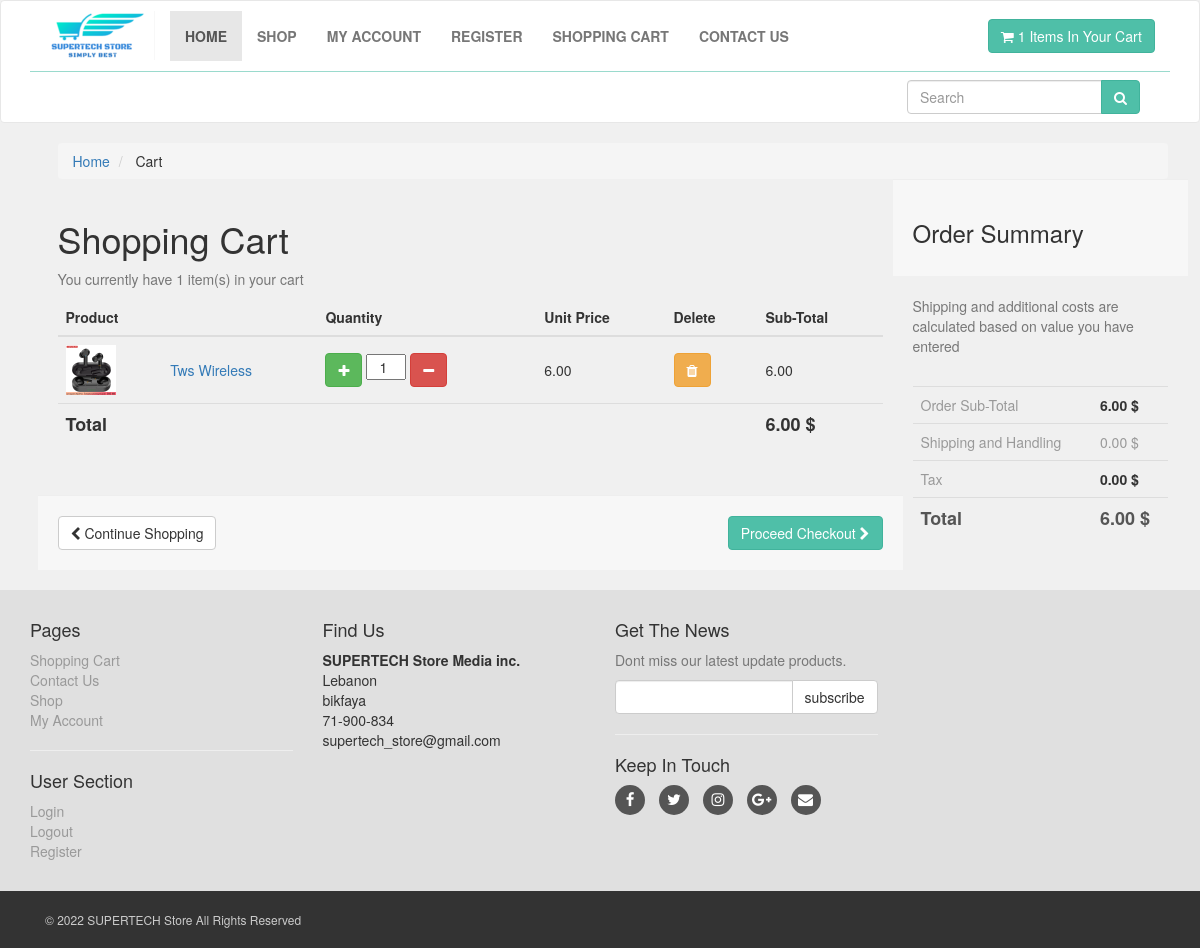
The page /cart.php (signed in) on the database its author committed.
### tables this page shows
CREATE TABLE IF NOT EXISTS `cart` (
  `id_cart` int NOT NULL AUTO_INCREMENT,
  `qte_cart` int NOT NULL,
  `id_pro` int UNSIGNED NOT NULL,
  `id_user` int UNSIGNED NOT NULL,
  PRIMARY KEY (`id_cart`),
  KEY `id_pro` (`id_pro`),
  KEY `id_user` (`id_user`)
);

CREATE TABLE IF NOT EXISTS `product` (
  `id_pro` int UNSIGNED NOT NULL AUTO_INCREMENT,
  `p_name` varchar(50) NOT NULL,
  `p_desc` varchar(255) NOT NULL,
  `p_qte` int NOT NULL,
  `p_price` double NOT NULL,
  `p_image` varchar(255) NOT NULL,
  `p_available` tinyint(1) NOT NULL,
  `id_cat` int UNSIGNED DEFAULT NULL,
  PRIMARY KEY (`id_pro`),
  KEY `id_cat` (`id_cat`)
);

### cart.php (the view, shortened to what this page needs)
<!DOCTYPE html>
<html lang="en">
<head>
    <link rel="stylesheet" href="styles/bootstrap-337.min.css">
    <link rel="stylesheet" href="font-awsome/css/font-awesome.min.css">
    <link rel="stylesheet" href="styles/style.css">
</head>
<body>
 <div id="navbar" class="navbar navbar-default">
       <div class="container">
           <div class="navbar-header">
               <a href="index.php" class="navbar-brand home">
                   <img src="images/logoTech.png" alt="SUPERTECH Store Logo" >
               </a>
           </div>
           <div class="navbar-collapse collapse" id="navigation">
               <div class="padding-nav">
                   <ul class="nav navbar-nav left">
                       <li class="active">
                           <a href="index.php">Home</a>
                       </li>
                       <li>
                           <a href="shop.php">Shop</a>
                       </li>
                       <li>
                           <a href="customer/my_account.php">My Account</a>
                       </li>
					    <li>
                           <a href="customer_register.php">Register</a>
                       </li>
                       <li>
                           <a href="cart.php">Shopping Cart</a>
                       </li>
                       <li>
                           <a href="contact.php">Contact Us</a>
                       </li>
                   </ul>
               </div>
               <a href="cart.php" class="btn navbar-btn btn-primary right">
                   <i class="fa fa-shopping-cart"></i>
                  <?php
				   if ( isset($_COOKIE['idu']) ) {
					   $idu=$_COOKIE['idu'];
					   $link=connect();
					    $sql="SELECT count(1) FROM cart ";
						$sql.="JOIN product ON cart.id_pro=product.id_pro ";
						$sql.=" where cart.id_user='$idu' and product.p_available='1';";
						$res = mysqli_query($link, $sql);
						$row = mysqli_fetch_array($res);
						$item = $row[0];
						if(!$res){
						echo "error sql in select user".mysqli_error();
						}
						elseif($item == 0){
						echo "<span> 0 Items In Your Cart </span>";
						}
						else{
						echo "<span> $item Items In Your Cart</span>";
						}
					}
					else {
						echo "<span> 0 Items In Your Cart </span>";
					}
				   ?>
               </a>
           </div>
		   <div class="navbar-collapse collapse right" id="search">
						<form method="get" action="results.php" class="navbar-form">
							<div class="input-group">
                           <input type="text" class="form-control" placeholder="Search" name="user_query" required>
                           <span class="input-group-btn">
                           <button type="submit" name="search" value="Search" class="btn btn-primary">
                               <i class="fa fa-search"></i>
                           </button>
                           </span>
                       </div>
                   </form>
               </div>
       </div>
   </div>
   <div id="content">
       <div class="container">
           <div class="col-md-12">
               <ul class="breadcrumb">
                   <li>
                       <a href="index.php">Home</a>
                   </li>
                   <li>
                       Cart
                   </li>
               </ul>
           </div>
           <div id="cart" class="col-md-9">
               <div class="box">
                   <form action="cart.php" method="post" enctype="multipart/form-data">
                       <h1>Shopping Cart</h1>
					     <p class="text-muted">You currently have <?php echo $item;?> item(s) in your cart</p>
                       <div class="table-responsive">
                           <table class="table">
                               <thead>
                                   <tr>
                                       <th colspan="2">Product</th>
                                       <th>Quantity</th>
                                       <th>Unit Price</th>
									   <th colspan="1">Delete</th>
                                       <th colspan="2">Sub-Total</th>
                                   </tr>
                               </thead>
							   <?php
					   $idu=$_COOKIE['idu'];
					   $link=connect();
					   $sql="SELECT product.id_pro,product.p_name,product.p_price,product.p_qte,product.p_image,cart.qte_cart,cart.id_cart ";
					   $sql.=" FROM cart JOIN product ON cart.id_pro=product.id_pro ";
					   $sql.="where cart.id_user='$idu' and product.p_available='1';";
						$res = mysqli_query($link, $sql);
						if(!$res){
						echo "error sql in select product".mysqli_error();
						}
						elseif($item>0){
							$tot=0;
							while($pro = mysqli_fetch_assoc($res)){
							echo "<tbody> <tr>";
							echo "<td>  <img class='img-responsive' src='admin_area/product_images/".$pro['p_image']."' alt='".$pro['p_name']."'> </td>";
							echo "<td><a href='details.php?id_pro=".$pro['id_pro']."' >".$pro['p_name']."</a></td>";
							echo "<td>";
							echo "<button type='button'  value='plus' class='btn btn-success' onclick='ProAdd(".$pro['id_pro'].")'>";
                            echo "<i class='fa fa-plus' ></i>";
                            echo "</button>";
							echo "<span>   </span>";
							echo "<input type='number' value='".$pro['qte_cart']."' id='".$pro['id_pro']."qte' name='qte' class='from-control' min='1' max='".$pro['p_qte']."' readonly>";
							echo "<button type='button'  value='minus' class='btn btn-danger' onclick='ProLess(".$pro['id_pro'].")'>";
                            echo "<i class='fa fa-minus' ></i>";
                            echo "</button>";
							echo "</td>";
							echo "<td id='".$pro['id_pro']."price'>".number_format($pro['p_price'], 2)."</td>";
							$sub=$pro['p_price']*$pro['qte_cart'];
							$tot+=$sub;
							echo "<td>";
							echo "<button type='button'  value='delete' class='btn btn-warning' onclick='Delpro(".$pro['id_cart'].")'>";
                            echo "<i class='fa fa-trash' ></i>";
                            echo "</button>";
							echo "</td>";
							echo "<td id='".$pro['id_pro']."total'>".number_format($sub, 2)."</td>";
							echo "</tr></tbody>";
							}
						}
					   ?>
                               <tfoot>
                                   <tr>
                                       <th colspan="5">Total</th>
                                       <th colspan="2"><span id="total">
									   <?php
									   if(isset($tot))echo number_format($tot, 2);
									   else echo "0";
									   ?>
									   </span><span> $</span></th>
                                   </tr>
                               </tfoot>
                           </table>
                       </div>
                       <div class="box-footer">
                           <div class="pull-left">
                               <a href="shop.php" class="btn btn-default">
                                   <i class="fa fa-chevron-left"></i> Continue Shopping
                               </a>
                           </div>
                           <div class="pull-right">
                               <a href="checkout.php?total=<?php if(isset($tot))echo number_format($tot, 2); else echo "0"; ?>" class="btn btn-primary">
                                   Proceed Checkout <i class="fa fa-chevron-right"></i>
                               </a>
                           </div>
                       </div>
                   </form>
               </div>
           </div>
           <div class="col-md-3">
               <div id="order-summary" class="box">
                   <div class="box-header">
                       <h3>Order Summary</h3>
                   </div>
                   <p class="text-muted">
                       Shipping and additional costs are calculated based on value you have entered
                   </p>
                   <div class="table-responsive">
                       <table class="table">
                           <tbody>
                               <tr>
                                   <td> Order Sub-Total </td>
								   <th>
								   <span id="total1"><?php
								   if(isset($tot))echo number_format($tot, 2);
									   else echo "0";
									   ?></span>
								   <span> $</span>
								   </th>
                               </tr>
                               <tr>
                                   <td> Shipping and Handling </td>
                                   <td> 0.00 $ </td>
                               </tr>
                               <tr>
                                   <td> Tax </td>
                                   <th> 0.00 $ </th>
                               </tr>
                               <tr class="total">
                                   <td> Total </td>
								 <th>
								   <span id="total2">
								   <?php
								   if(isset($tot))echo number_format($tot, 2);
									   else echo "0";
									   ?></span>
								   <span> $</span>
								   </th>
                               </tr>
                           </tbody>
                       </table>
                   </div>
               </div>
           </div>
       </div>
   </div>
   <?php
    include("includes/footer.php");
    ?>
</body>
</html>

### styles/style.css (style rules this page uses)
body { font-size: 14px; line-height: 1.42857143; color: #333333; background: #f0f0f0; overflow-x: hidden; }
.navbar { background: #ffffff; }
.navbar-collapse .right { float: right; }
.navbar-brand { float: left; padding: 10px 15px; font-size: 18px; line-height: 20px; height: 70px; }
.navbar ul.nav > li > a { text-transform: uppercase; font-weight: bold; font-size: 14px; }
.padding-nav { padding-top: 10px; }
.btn-primary { color: rgb(255, 255, 255); background: rgb(79, 191, 168); border-color: rgb(65, 179, 156); }
#search .navbar-form { float: right; }
#search { clear: both; border-top: solid 1px #9adacd; text-align: right; }
#search .navbar-form .input-group { display: table; }
#search .navbar-form .input-group .form-control { width: 100%; }
#content { padding-left: 25px; }
#content #cart .table tbody tr td img { width: 50px; }
#content #cart .table tbody tr td input { width: 40px; text-align: right; }
#content #cart .table tbody tr td { vertical-align: middle; }
#content #cart .table tfoot { font-size: 18px; }
.box .box-footer { background-color: #f7f7f7; margin: 30px -20px 20px; padding: 20px; border-top: 1px solid #eeeeee; }
.box .box-footer:before, .box .box-footer:after { content: ""; display: table; }
.box .box-footer:after { clear: both; }
.box .box-header { background-color: #f7f7f7; margin: -20px -20px 20px; padding: 20px; border-top: 1px solid #eeeeee; }
#content #order-summary table { margin-top: 20px; }
#content #order-summary table td { color: #999999; }
#content #order-summary table tr.total td, #content #order-summary table tr.total th { font-size: 18px; color: #555555; font-weight: 700; }

### rows shown on the page
cart: id_pro.p_name (picture), id_pro.p_name "Tws Wireless", qte "1", id_pro.p_price "6.00", sub "6.00"

### other values the page prints
$item "1"
$tot "6.00"
